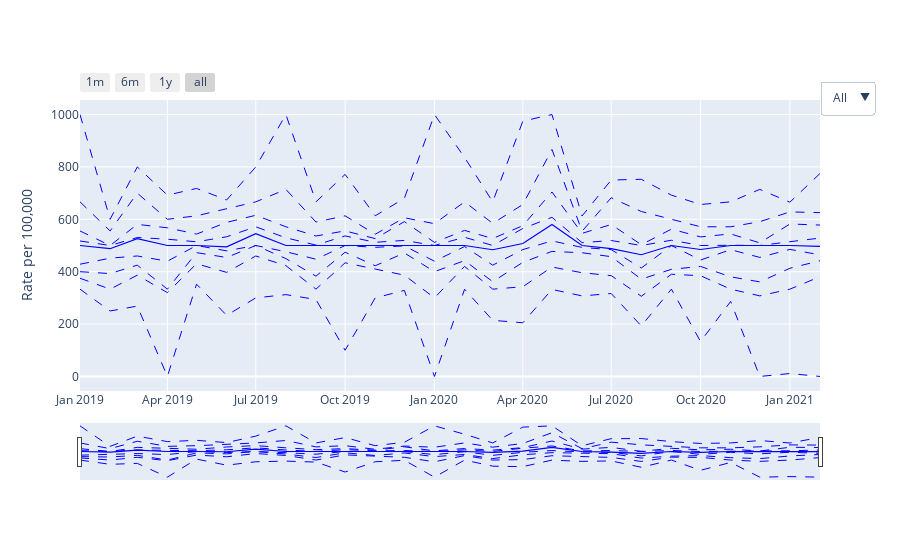

The notebook cell saved with this chart:
### Markdown cell above
## Asthma

### Code cell
interactive_deciles_chart(asthma_df,asthma_selected_practices, period_column='date',column='rate',title="",ylabel="Rate per 100,000")

### Figure 1 — Plotly figure (JSON) as saved in the notebook; plotly's stock layout.template omitted (floating-point values rounded to 4 significant figures)
{"data": [{"line": {"color": "blue", "dash": "dash", "width": 1}, "name": "decile 1", "type": "scatter", "visible": true, "x": ["2019-01-01", "2019-02-01", "2019-03-01", "2019-04-01", "2019-05-01", "2019-06-01", "2019-07-01", "2019-08-01", "2019-09-01", "2019-10-01", "2019-11-01", "2019-12-01", "2020-01-01", "2020-02-01", "2020-03-01", "2020-04-01", "2020-05-01", "2020-06-01", "2020-07-01", "2020-08-01", "2020-09-01", "2020-10-01", "2020-11-01", "2020-12-01", "2021-01-01", "2021-02-01"], "y": [333.3, 250, 268.6, 0, 352.3, 233.3, 300, 312.5, 293.8, 100.0, 300, 328.6, 0, 332.9, 214.3, 205, 332.3, 307.5, 316.7, 192.9, 333.3, 133.3, 286.4, 0, 11.11, 0]}, {"line": {"color": "blue", "dash": "dash", "width": 1}, "name": "decile 2", "type": "scatter", "visible": true, "x": ["2019-01-01", "2019-02-01", "2019-03-01", "2019-04-01", "2019-05-01", "2019-06-01", "2019-07-01", "2019-08-01", "2019-09-01", "2019-10-01", "2019-11-01", "2019-12-01", "2020-01-01", "2020-02-01", "2020-03-01", "2020-04-01", "2020-05-01", "2020-06-01", "2020-07-01", "2020-08-01", "2020-09-01", "2020-10-01", "2020-11-01", "2020-12-01", "2021-01-01", "2021-02-01"], "y": [375, 333.3, 386.6, 320, 430.4, 397.4, 460, 423.1, 333.3, 433.9, 410.0, 386.7, 300, 420.2, 333.3, 342.5, 417.8, 396.0, 384.9, 306.2, 390.2, 384.6, 333.3, 307.7, 333.3, 381.0]}, {"line": {"color": "blue", "dash": "dash", "width": 1}, "name": "decile 3", "type": "scatter", "visible": true, "x": ["2019-01-01", "2019-02-01", "2019-03-01", "2019-04-01", "2019-05-01", "2019-06-01", "2019-07-01", "2019-08-01", "2019-09-01", "2019-10-01", "2019-11-01", "2019-12-01", "2020-01-01", "2020-02-01", "2020-03-01", "2020-04-01", "2020-05-01", "2020-06-01", "2020-07-01", "2020-08-01", "2020-09-01", "2020-10-01", "2020-11-01", "2020-12-01", "2021-01-01", "2021-02-01"], "y": [400, 392.9, 425.0, 333.3, 472.8, 454.2, 500, 450, 383.0, 474.4, 422.8, 471.6, 400.0, 442.4, 361.7, 435.7, 477.5, 472.3, 457.3, 371.6, 409.1, 420.2, 380.3, 361.1, 413.0, 441.9]}, {"line": {"color": "blue", "dash": "dash", "width": 1}, "name": "decile 4", "type": "scatter", "visible": true, "x": ["2019-01-01", "2019-02-01", "2019-03-01", "2019-04-01", "2019-05-01", "2019-06-01", "2019-07-01", "2019-08-01", "2019-09-01", "2019-10-01", "2019-11-01", "2019-12-01", "2020-01-01", "2020-02-01", "2020-03-01", "2020-04-01", "2020-05-01", "2020-06-01", "2020-07-01", "2020-08-01", "2020-09-01", "2020-10-01", "2020-11-01", "2020-12-01", "2021-01-01", "2021-02-01"], "y": [428.6, 451.6, 460.0, 440, 500, 479.7, 500, 476.2, 447.6, 500, 493.0, 498.4, 440, 496, 424.9, 484.4, 517.6, 492.7, 484.2, 414.1, 500, 444.6, 484.0, 454.5, 485.2, 464.3]}, {"line": {"color": "blue", "dash": "solid", "width": 1.2}, "name": "median", "type": "scatter", "visible": true, "x": ["2019-01-01", "2019-02-01", "2019-03-01", "2019-04-01", "2019-05-01", "2019-06-01", "2019-07-01", "2019-08-01", "2019-09-01", "2019-10-01", "2019-11-01", "2019-12-01", "2020-01-01", "2020-02-01", "2020-03-01", "2020-04-01", "2020-05-01", "2020-06-01", "2020-07-01", "2020-08-01", "2020-09-01", "2020-10-01", "2020-11-01", "2020-12-01", "2021-01-01", "2021-02-01"], "y": [500, 487.8, 526.3, 500, 500, 495, 545.5, 500, 500, 500, 500, 500, 500, 500, 483.8, 507.6, 580.2, 500, 487.8, 464.8, 500, 484.8, 500, 500, 500, 496.5]}, {"line": {"color": "blue", "dash": "dash", "width": 1}, "name": "decile 6", "type": "scatter", "visible": true, "x": ["2019-01-01", "2019-02-01", "2019-03-01", "2019-04-01", "2019-05-01", "2019-06-01", "2019-07-01", "2019-08-01", "2019-09-01", "2019-10-01", "2019-11-01", "2019-12-01", "2020-01-01", "2020-02-01", "2020-03-01", "2020-04-01", "2020-05-01", "2020-06-01", "2020-07-01", "2020-08-01", "2020-09-01", "2020-10-01", "2020-11-01", "2020-12-01", "2021-01-01", "2021-02-01"], "y": [517.2, 500, 530.6, 524, 514.1, 533.3, 571.4, 529.4, 501.6, 536.7, 512.3, 519.4, 500, 531.4, 500, 565.1, 607.6, 510.8, 519.0, 500, 520, 500, 500.8, 500, 514.5, 528.3]}, {"line": {"color": "blue", "dash": "dash", "width": 1}, "name": "decile 7", "type": "scatter", "visible": true, "x": ["2019-01-01", "2019-02-01", "2019-03-01", "2019-04-01", "2019-05-01", "2019-06-01", "2019-07-01", "2019-08-01", "2019-09-01", "2019-10-01", "2019-11-01", "2019-12-01", "2020-01-01", "2020-02-01", "2020-03-01", "2020-04-01", "2020-05-01", "2020-06-01", "2020-07-01", "2020-08-01", "2020-09-01", "2020-10-01", "2020-11-01", "2020-12-01", "2021-01-01", "2021-02-01"], "y": [555.6, 500.0, 580.7, 567.6, 543.6, 588.2, 615.4, 571.4, 536.3, 555.7, 526.3, 591.2, 512.0, 557.6, 526.6, 575.9, 704.3, 546.4, 580.2, 503.1, 562.5, 532.7, 544.2, 510.0, 582.2, 578.0]}, {"line": {"color": "blue", "dash": "dash", "width": 1}, "name": "decile 8", "type": "scatter", "visible": true, "x": ["2019-01-01", "2019-02-01", "2019-03-01", "2019-04-01", "2019-05-01", "2019-06-01", "2019-07-01", "2019-08-01", "2019-09-01", "2019-10-01", "2019-11-01", "2019-12-01", "2020-01-01", "2020-02-01", "2020-03-01", "2020-04-01", "2020-05-01", "2020-06-01", "2020-07-01", "2020-08-01", "2020-09-01", "2020-10-01", "2020-11-01", "2020-12-01", "2021-01-01", "2021-02-01"], "y": [666.7, 555.6, 700, 600, 613.3, 640.0, 666.7, 714.3, 589.6, 613.3, 543.0, 605.9, 583.3, 666.7, 584.5, 656.4, 866.7, 554.4, 682.4, 629.9, 600, 571.4, 571.4, 590.9, 628.3, 625.5]}, {"line": {"color": "blue", "dash": "dash", "width": 1}, "name": "decile 9", "type": "scatter", "visible": true, "x": ["2019-01-01", "2019-02-01", "2019-03-01", "2019-04-01", "2019-05-01", "2019-06-01", "2019-07-01", "2019-08-01", "2019-09-01", "2019-10-01", "2019-11-01", "2019-12-01", "2020-01-01", "2020-02-01", "2020-03-01", "2020-04-01", "2020-05-01", "2020-06-01", "2020-07-01", "2020-08-01", "2020-09-01", "2020-10-01", "2020-11-01", "2020-12-01", "2021-01-01", "2021-02-01"], "y": [1000, 600, 800.0, 692.3, 717.9, 673.8, 800, 1000, 666.7, 771.4, 613.5, 680.0, 1000, 836.4, 666.7, 975.0, 1000, 612.6, 750, 752.8, 692.3, 656.6, 666.7, 714.3, 665.4, 775.0]}, {"line": {"color": "red", "dash": "solid", "width": 1}, "name": "0", "type": "scatter", "visible": false, "x": ["2019-01-01", "2019-02-01", "2019-03-01", "2019-04-01", "2019-05-01", "2019-06-01", "2019-07-01", "2019-08-01", "2019-09-01", "2019-10-01", "2019-11-01", "2019-12-01", "2020-01-01", "2020-02-01", "2020-03-01", "2020-04-01", "2020-05-01", "2020-06-01", "2020-07-01", "2020-08-01", "2020-09-01", "2020-10-01", "2020-11-01", "2020-12-01", "2021-01-01", "2021-02-01"], "y": [520, 528, 528, 524, 498, 490, 466, 504, 508, 480, 508, 496, 512, 490, 514, 474, 478, 518, 484, 528, 502, 536, 502, 510, 488, 493.0]}, {"line": {"color": "red", "dash": "solid", "width": 1}, "name": "19", "type": "scatter", "visible": false, "x": ["2019-01-01", "2019-02-01", "2019-03-01", "2019-04-01", "2019-05-01", "2019-06-01", "2019-07-01", "2019-08-01", "2019-09-01", "2019-10-01", "2019-11-01", "2019-12-01", "2020-01-01", "2020-02-01", "2020-03-01", "2020-04-01", "2020-05-01", "2020-06-01", "2020-07-01", "2020-08-01", "2020-09-01", "2020-10-01", "2020-11-01", "2020-12-01", "2021-01-01", "2021-02-01"], "y": [500.0, 388.9, 450, 320, 473.7, 384.6, 500, 631.6, 500.0, 633.3, 440, 473.7, 440, 500, 482.8, 571.4, 500, 483.9, 523.8, 416.7, 409.1, 500, 666.7, 619.0, 526.3, 750]}, {"line": {"color": "red", "dash": "solid", "width": 1}, "name": "20", "type": "scatter", "visible": false, "x": ["2019-01-01", "2019-02-01", "2019-03-01", "2019-04-01", "2019-05-01", "2019-06-01", "2019-07-01", "2019-08-01", "2019-09-01", "2019-10-01", "2019-11-01", "2019-12-01", "2020-01-01", "2020-02-01", "2020-03-01", "2020-04-01", "2020-05-01", "2020-06-01", "2020-07-01", "2020-08-01", "2020-09-01", "2020-10-01", "2020-11-01", "2020-12-01", "2021-01-01", "2021-02-01"], "y": [466.7, 482.8, 406.2, 285.7, 444.4, 527.8, 571.4, 391.3, 428.6, 545.5, 413.8, 466.7, 454.5, 542.9, 545.5, 379.3, 500, 473.7, 487.8, 428.6, 607.1, 466.7, 571.4, 423.1, 483.9, 464.3]}, {"line": {"color": "red", "dash": "solid", "width": 1}, "name": "21", "type": "scatter", "visible": false, "x": ["2019-01-01", "2019-02-01", "2019-03-01", "2019-04-01", "2019-05-01", "2019-06-01", "2019-07-01", "2019-08-01", "2019-09-01", "2019-10-01", "2019-11-01", "2019-12-01", "2020-01-01", "2020-02-01", "2020-03-01", "2020-04-01", "2020-05-01", "2020-06-01", "2020-07-01", "2020-08-01", "2020-09-01", "2020-10-01", "2020-11-01", "2020-12-01", "2021-01-01", "2021-02-01"], "y": [542.9, 448.3, 354.8, 357.1, 560, 379.3, 709.7, 428.6, 500.0, 562.5, 526.3, 548.4, 500, 666.7, 484.8, 615.4, 586.2, 545.5, 485.7, 470.6, 684.2, 571.4, 488.4, 360, 513.5, 575.8]}, {"line": {"color": "red", "dash": "solid", "width": 1}, "name": "22", "type": "scatter", "visible": false, "x": ["2019-01-01", "2019-02-01", "2019-03-01", "2019-04-01", "2019-05-01", "2019-06-01", "2019-07-01", "2019-08-01", "2019-09-01", "2019-10-01", "2019-11-01", "2019-12-01", "2020-01-01", "2020-02-01", "2020-03-01", "2020-04-01", "2020-05-01", "2020-06-01", "2020-07-01", "2020-08-01", "2020-09-01", "2020-10-01", "2020-11-01", "2020-12-01", "2021-01-01", "2021-02-01"], "y": [371.4, 451.6, 526.3, 567.6, 520, 588.2, 300, 486.5, 562.5, 500.0, 565.2, 368.4, 500, 562.5, 419.4, 515.2, 600.0, 487.8, 718.8, 620.7, 562.5, 484.8, 535.7, 568.2, 615.4, 583.3]}, {"line": {"color": "red", "dash": "solid", "width": 1}, "name": "23", "type": "scatter", "visible": false, "x": ["2019-01-01", "2019-02-01", "2019-03-01", "2019-04-01", "2019-05-01", "2019-06-01", "2019-07-01", "2019-08-01", "2019-09-01", "2019-10-01", "2019-11-01", "2019-12-01", "2020-01-01", "2020-02-01", "2020-03-01", "2020-04-01", "2020-05-01", "2020-06-01", "2020-07-01", "2020-08-01", "2020-09-01", "2020-10-01", "2020-11-01", "2020-12-01", "2021-01-01", "2021-02-01"], "y": [388.9, 500.0, 416.7, 583.3, 536.6, 487.2, 460, 476.2, 583.3, 500, 515.2, 594.6, 580.6, 444.4, 580.6, 452.4, 619.0, 466.7, 625, 500, 407.4, 433.3, 370.4, 590.9, 484.8, 459.5]}, {"line": {"color": "red", "dash": "solid", "width": 1}, "name": "24", "type": "scatter", "visible": false, "x": ["2019-01-01", "2019-02-01", "2019-03-01", "2019-04-01", "2019-05-01", "2019-06-01", "2019-07-01", "2019-08-01", "2019-09-01", "2019-10-01", "2019-11-01", "2019-12-01", "2020-01-01", "2020-02-01", "2020-03-01", "2020-04-01", "2020-05-01", "2020-06-01", "2020-07-01", "2020-08-01", "2020-09-01", "2020-10-01", "2020-11-01", "2020-12-01", "2021-01-01", "2021-02-01"], "y": [512.8, 538.5, 357.1, 540.5, 666.7, 500, 333.3, 527.8, 536.6, 437.5, 425, 589.7, 600, 548.4, 487.2, 729.7, 333.3, 550, 564.1, 510.2, 350, 414.6, 463.4, 361.1, 485.7, 489.4]}, {"line": {"color": "red", "dash": "solid", "width": 1}, "name": "25", "type": "scatter", "visible": false, "x": ["2019-01-01", "2019-02-01", "2019-03-01", "2019-04-01", "2019-05-01", "2019-06-01", "2019-07-01", "2019-08-01", "2019-09-01", "2019-10-01", "2019-11-01", "2019-12-01", "2020-01-01", "2020-02-01", "2020-03-01", "2020-04-01", "2020-05-01", "2020-06-01", "2020-07-01", "2020-08-01", "2020-09-01", "2020-10-01", "2020-11-01", "2020-12-01", "2021-01-01", "2021-02-01"], "y": [441.9, 473.7, 531.2, 548.4, 510.2, 690.5, 568.2, 540.5, 424.2, 600, 488.4, 363.6, 428.6, 605.3, 428.6, 571.4, 465.1, 383.0, 461.5, 468.1, 371.4, 400, 348.8, 536.6, 422.2, 531.2]}, {"line": {"color": "red", "dash": "solid", "width": 1}, "name": "26", "type": "scatter", "visible": false, "x": ["2019-01-01", "2019-02-01", "2019-03-01", "2019-04-01", "2019-05-01", "2019-06-01", "2019-07-01", "2019-08-01", "2019-09-01", "2019-10-01", "2019-11-01", "2019-12-01", "2020-01-01", "2020-02-01", "2020-03-01", "2020-04-01", "2020-05-01", "2020-06-01", "2020-07-01", "2020-08-01", "2020-09-01", "2020-10-01", "2020-11-01", "2020-12-01", "2021-01-01", "2021-02-01"], "y": [583.3, 487.8, 526.3, 454.5, 387.1, 452.4, 534.9, 428.6, 452.4, 470.6, 526.3, 487.8, 583.3, 523.8, 577.8, 577.8, 422.2, 448.3, 419.4, 410.3, 558.8, 527.8, 564.1, 500, 540.5, 435.9]}, {"line": {"color": "red", "dash": "solid", "width": 1}, "name": "27", "type": "scatter", "visible": false, "x": ["2019-01-01", "2019-02-01", "2019-03-01", "2019-04-01", "2019-05-01", "2019-06-01", "2019-07-01", "2019-08-01", "2019-09-01", "2019-10-01", "2019-11-01", "2019-12-01", "2020-01-01", "2020-02-01", "2020-03-01", "2020-04-01", "2020-05-01", "2020-06-01", "2020-07-01", "2020-08-01", "2020-09-01", "2020-10-01", "2020-11-01", "2020-12-01", "2021-01-01", "2021-02-01"], "y": [517.2, 435.9, 437.5, 322.6, 500.0, 588.2, 645.2, 583.3, 378.4, 514.3, 533.3, 451.6, 571.4, 486.5, 463.4, 555.6, 581.4, 500.0, 461.5, 500.0, 390.2, 439.0, 485.7, 428.6, 515.2, 600]}, {"line": {"color": "red", "dash": "solid", "width": 1}, "name": "28", "type": "scatter", "visible": false, "x": ["2019-01-01", "2019-02-01", "2019-03-01", "2019-04-01", "2019-05-01", "2019-06-01", "2019-07-01", "2019-08-01", "2019-09-01", "2019-10-01", "2019-11-01", "2019-12-01", "2020-01-01", "2020-02-01", "2020-03-01", "2020-04-01", "2020-05-01", "2020-06-01", "2020-07-01", "2020-08-01", "2020-09-01", "2020-10-01", "2020-11-01", "2020-12-01", "2021-01-01", "2021-02-01"], "y": [578.9, 488.9, 551.7, 387.1, 441.2, 480, 545.5, 423.1, 533.3, 500, 620.7, 391.3, 500, 342.1, 500, 500.0, 322.6, 370.4, 548.4, 500, 588.2, 620.7, 566.7, 307.7, 653.8, 419.4]}, {"line": {"color": "red", "dash": "solid", "width": 1}, "name": "29", "type": "scatter", "visible": false, "x": ["2019-01-01", "2019-02-01", "2019-03-01", "2019-04-01", "2019-05-01", "2019-06-01", "2019-07-01", "2019-08-01", "2019-09-01", "2019-10-01", "2019-11-01", "2019-12-01", "2020-01-01", "2020-02-01", "2020-03-01", "2020-04-01", "2020-05-01", "2020-06-01", "2020-07-01", "2020-08-01", "2020-09-01", "2020-10-01", "2020-11-01", "2020-12-01", "2021-01-01", "2021-02-01"], "y": [409.1, 375, 538.5, 625, 470.6, 444.4, 520, 312.5, 593.8, 454.5, 413.8, 666.7, 481.5, 416.7, 600, 516.1, 550, 550, 484.8, 409.1, 520, 375, 724.1, 500, 407.4, 392.9]}, {"line": {"color": "red", "dash": "solid", "width": 1}, "name": "30", "type": "scatter", "visible": false, "x": ["2019-01-01", "2019-02-01", "2019-03-01", "2019-04-01", "2019-05-01", "2019-06-01", "2019-07-01", "2019-08-01", "2019-09-01", "2019-10-01", "2019-11-01", "2019-12-01", "2020-01-01", "2020-02-01", "2020-03-01", "2020-04-01", "2020-05-01", "2020-06-01", "2020-07-01", "2020-08-01", "2020-09-01", "2020-10-01", "2020-11-01", "2020-12-01", "2021-01-01", "2021-02-01"], "y": [555.6, 392.9, 409.1, 440, 535.7, 478.3, 666.7, 529.4, 642.9, 541.7, 608.7, 629.6, 400, 421.1, 727.3, 571.4, 578.9, 631.6, 705.9, 461.5, 578.9, 384.6, 481.5, 454.5, 636.4, 464.3]}], "layout": {"hovermode": "x", "showlegend": false, "title": {"text": "", "x": 0.5}, "updatemenus": [{"buttons": [{"args": [{"visible": [true, true, true, true, true, true, true, true, true, false, false, false, false, false, false, false, false, false, false, false, false, false]}], "label": "All", "method": "restyle"}, {"args": [{"visible": [true, true, true, true, true, true, true, true, true, true, false, false, false, false, false, false, false, false, false, false, false, false]}], "label": "0", "method": "update"}, {"args": [{"visible": [true, true, true, true, true, true, true, true, true, false, true, false, false, false, false, false, false, false, false, false, false, false]}], "label": "19", "method": "update"}, {"args": [{"visible": [true, true, true, true, true, true, true, true, true, false, false, true, false, false, false, false, false, false, false, false, false, false]}], "label": "20", "method": "update"}, {"args": [{"visible": [true, true, true, true, true, true, true, true, true, false, false, false, true, false, false, false, false, false, false, false, false, false]}], "label": "21", "method": "update"}, {"args": [{"visible": [true, true, true, true, true, true, true, true, true, false, false, false, false, true, false, false, false, false, false, false, false, false]}], "label": "22", "method": "update"}, {"args": [{"visible": [true, true, true, true, true, true, true, true, true, false, false, false, false, false, true, false, false, false, false, false, false, false]}], "label": "23", "method": "update"}, {"args": [{"visible": [true, true, true, true, true, true, true, true, true, false, false, false, false, false, false, true, false, false, false, false, false, false]}], "label": "24", "method": "update"}, {"args": [{"visible": [true, true, true, true, true, true, true, true, true, false, false, false, false, false, false, false, true, false, false, false, false, false]}], "label": "25", "method": "update"}, {"args": [{"visible": [true, true, true, true, true, true, true, true, true, false, false, false, false, false, false, false, false, true, false, false, false, false]}], "label": "26", "method": "update"}, {"args": [{"visible": [true, true, true, true, true, true, true, true, true, false, false, false, false, false, false, false, false, false, true, false, false, false]}], "label": "27", "method": "update"}, {"args": [{"visible": [true, true, true, true, true, true, true, true, true, false, false, false, false, false, false, false, false, false, false, true, false, false]}], "label": "28", "method": "update"}, {"args": [{"visible": [true, true, true, true, true, true, true, true, true, false, false, false, false, false, false, false, false, false, false, false, true, false]}], "label": "29", "method": "update"}, {"args": [{"visible": [true, true, true, true, true, true, true, true, true, false, false, false, false, false, false, false, false, false, false, false, false, true]}], "label": "30", "method": "update"}], "direction": "down", "pad": {"r": 10, "t": 10}, "x": 1, "xanchor": "left", "y": 1.1, "yanchor": "top"}], "xaxis": {"rangeselector": {"buttons": [{"count": 1, "label": "1m", "step": "month", "stepmode": "backward"}, {"count": 6, "label": "6m", "step": "month", "stepmode": "backward"}, {"count": 1, "label": "1y", "step": "year", "stepmode": "backward"}, {"step": "all"}]}, "rangeslider": {"visible": true}, "type": "date"}, "yaxis": {"title": {"text": "Rate per 100,000"}}}}
